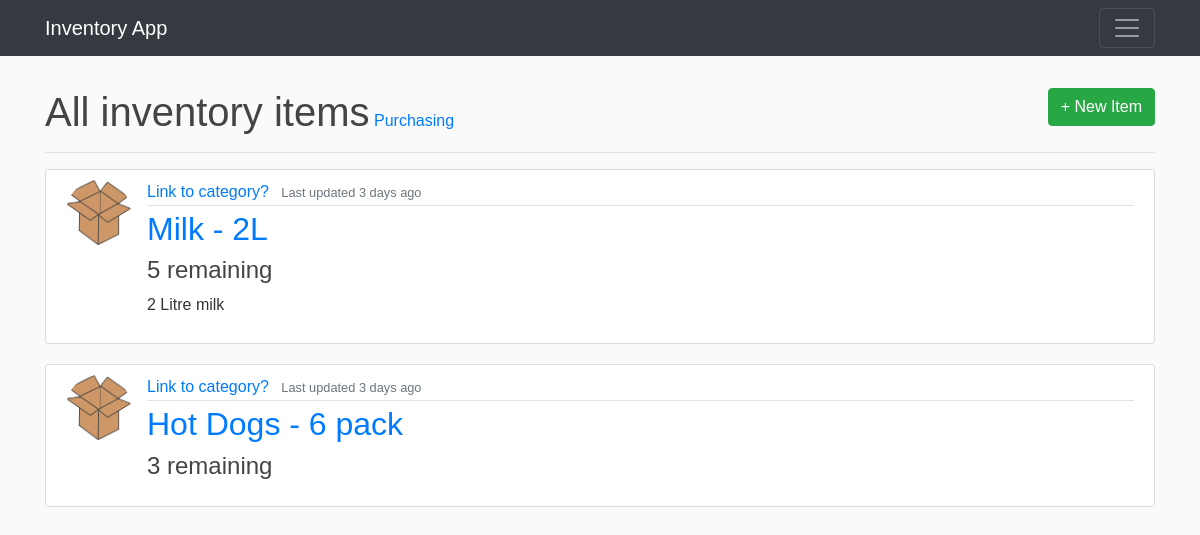
Before: /inventory (signed in) with the older database file.
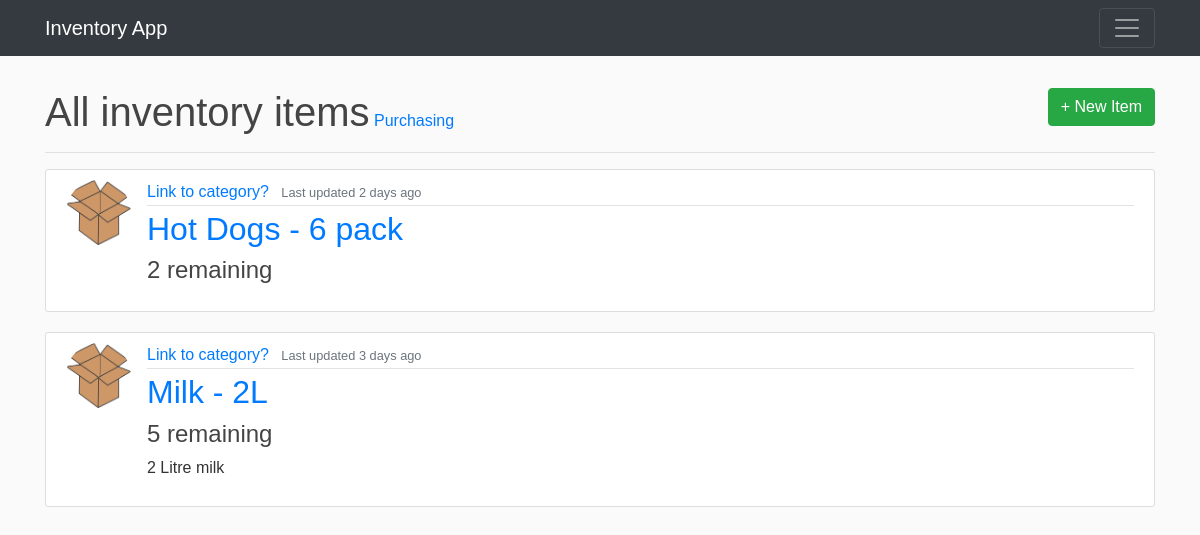
After: the same page with the newer database file.
### inventoryapp/models.py (models this page shows, shortened)
class Inventory(db.Model):
    id = db.Column(db.Integer, primary_key = True)
    name = db.Column(db.String(100), nullable = False)
    size = db.Column(db.String(100), nullable = True)
    count = db.Column(db.Float(asdecimal = True), nullable = False)
    description = db.Column(db.Text, nullable = True)
    image_file = db.Column(db.String(20), nullable = False, default='default_item.png') #length 20 because it'll hold the hash of their image
    last_updated = db.Column(db.DateTime, nullable = False, default = datetime.utcnow)

### inventoryapp/inventory/routes.py (the view)
@inven.route('/inventory')
@login_required
def inventory():
    all_inventory = Inventory.query.order_by(Inventory.last_updated.desc()).all() # the desc() puts the most recently updated items first
    return render_template('inventory.html', inventory = all_inventory, calc_time_delta = calc_time_delta, remove_exponent = remove_exponent)

### inventoryapp/inventory/utils.py (called while the page is built)
def remove_exponent(d):
    return d.quantize(Decimal(1)) if d == d.to_integral() else d.normalize()

### inventoryapp/models.py (called while the page is built)
@login_manager.user_loader #login manager needs this
def load_user(user_id):
    return User.query.get(int(user_id))

### inventoryapp/templates/inventory.html
{% extends 'layout.html' %}
{% block body %}
<br>
<div>
  <h1 style="display:inline">All inventory items</h1>
  <a class="" href="{{ url_for('inventory.purchasing')}}">Purchasing</a>
  {% if True %}
  <a style="display:inline" class="btn btn-success float-right" href='{{ url_for('inventory.new_item') }}'>+ New Item</a>
  {% endif %}
</div>
<hr>
{% for item in inventory %}
  <article class="media content-section">
    <img class="rounded-circle article-img" src="{{ url_for('static', filename='inventory_pics/' + item.image_file) }}">
    <div class="media-body">
      <div class="article-metadata">
        <a class="mr-2" href="#">Link to category?</a>
        <small class="text-muted">Last updated {{ calc_time_delta(item.last_updated) }}</small>
      </div>
      <h2><a class="" href="{{ url_for('inventory.update_item', id = item.id)}}">{{ item.name }} - {{ item.size }}</a></h2>
      <h4>{{ remove_exponent(item.count) }} remaining</h3>
      <p class="article-content">{{ item.description }}</p>
    </div>
  </article>
{% endfor %}
{% endblock body%}

### inventoryapp/templates/layout.html (shortened to what this page needs)
<!DOCTYPE html>
<html lang="en">
<head>
    <link rel="stylesheet" href="https://stackpath.bootstrapcdn.com/bootstrap/4.4.1/css/bootstrap.min.css">
    <link rel="stylesheet" href="{{ url_for('static', filename='main.css') }}">
</head>
<body>
    <header class="site-header">
        <nav class="navbar navbar-dark bg-dark">
            <div class="container">
                <a class="navbar-brand" href="/">Inventory App</a>
                <button class="navbar-toggler" type="button" data-toggle="collapse" data-target="#navbarsExample01" aria-controls="navbarsExample01" aria-expanded="false" aria-label="Toggle navigation">
                  <span class="navbar-toggler-icon"></span>
                </button>
            </div>
        </nav>
    </header>
    <div class="container mt-2">
      {% block body %} {% endblock body%}
    </div>
</body>
</html>

### inventoryapp/static/main.css (style rules this page uses)
body { background: #fafafa; color: #333333; margin-top: 0rem; font-family: Helvetica; }
h1, h2, h3, h4, h5, h6 { color: #444444; }
.content-section { background: #ffffff; padding: 10px 20px; border: 1px solid #dddddd; border-radius: 3px; margin-bottom: 20px; }
.article-content { white-space: pre-line; }
.article-img { height: 65px; width: 65px; margin-right: 16px; }
.article-metadata { padding-bottom: 1px; margin-bottom: 4px; border-bottom: 1px solid #e3e3e3 }

Changed rows visible on the page:
changed Inventory "Hot Dogs": last_updated "3 days ago" → "2 days ago"; count "3" → "2"; moves up the list
